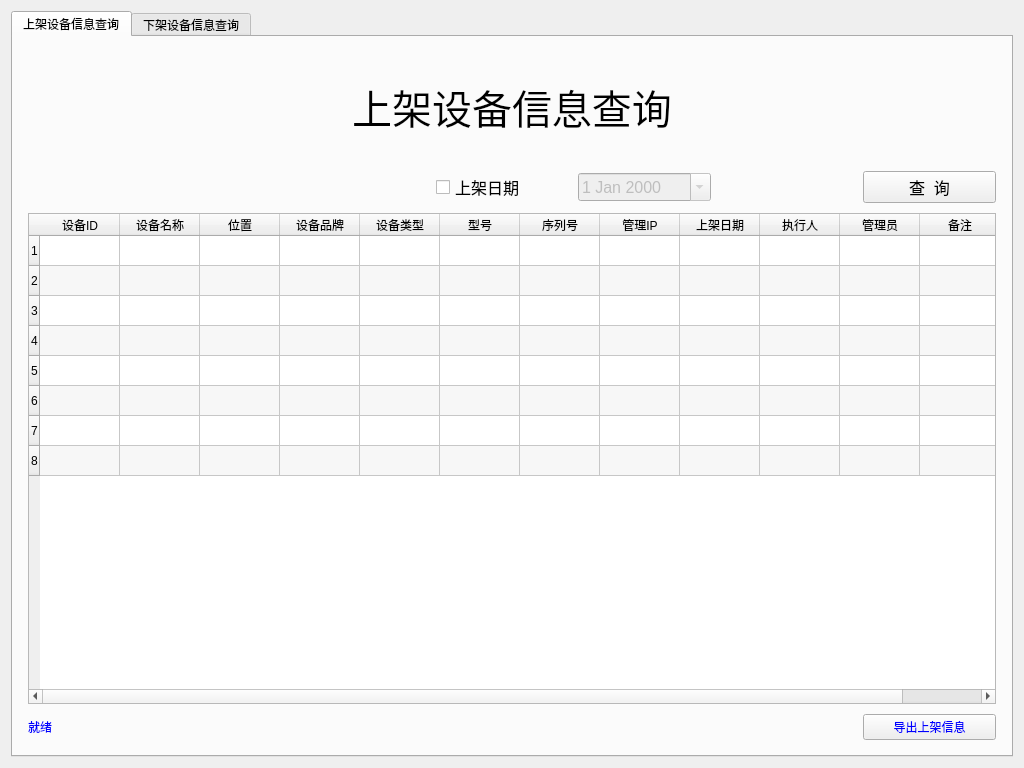
<?xml version="1.0" encoding="UTF-8"?>
<ui version="4.0">
 <class>shelf_display</class>
 <widget class="QWidget" name="shelf_display">
  <property name="geometry">
   <rect>
    <x>0</x>
    <y>0</y>
    <width>1024</width>
    <height>768</height>
   </rect>
  </property>
  <property name="windowTitle">
   <string>上下架设备信息查询</string>
  </property>
  <layout class="QHBoxLayout" name="horizontalLayout_3">
   <item>
    <widget class="QTabWidget" name="tabWidget">
     <property name="autoFillBackground">
      <bool>true</bool>
     </property>
     <property name="styleSheet">
      <string notr="true"/>
     </property>
     <property name="currentIndex">
      <number>0</number>
     </property>
     <widget class="QWidget" name="tab_up">
      <attribute name="title">
       <string>上架设备信息查询</string>
      </attribute>
      <layout class="QHBoxLayout" name="horizontalLayout">
       <item>
        <layout class="QGridLayout" name="gridLayout" rowstretch="2,1,9,0" columnstretch="3,1,1,1,1">
         <property name="leftMargin">
          <number>6</number>
         </property>
         <property name="topMargin">
          <number>6</number>
         </property>
         <property name="rightMargin">
          <number>6</number>
         </property>
         <property name="bottomMargin">
          <number>6</number>
         </property>
         <property name="spacing">
          <number>10</number>
         </property>
         <item row="0" column="0" colspan="5">
          <widget class="QLabel" name="label">
           <property name="font">
            <font>
             <pointsize>30</pointsize>
            </font>
           </property>
           <property name="autoFillBackground">
            <bool>false</bool>
           </property>
           <property name="text">
            <string>上架设备信息查询</string>
           </property>
           <property name="alignment">
            <set>Qt::AlignCenter</set>
           </property>
          </widget>
         </item>
         <item row="1" column="4">
          <widget class="QPushButton" name="bt_up_select">
           <property name="font">
            <font>
             <pointsize>12</pointsize>
            </font>
           </property>
           <property name="text">
            <string>查  询</string>
           </property>
          </widget>
         </item>
         <item row="1" column="3">
          <spacer name="horizontalSpacer_2">
           <property name="orientation">
            <enum>Qt::Horizontal</enum>
           </property>
           <property name="sizeHint" stdset="0">
            <size>
             <width>40</width>
             <height>20</height>
            </size>
           </property>
          </spacer>
         </item>
         <item row="1" column="0">
          <spacer name="horizontalSpacer">
           <property name="orientation">
            <enum>Qt::Horizontal</enum>
           </property>
           <property name="sizeHint" stdset="0">
            <size>
             <width>40</width>
             <height>20</height>
            </size>
           </property>
          </spacer>
         </item>
         <item row="2" column="0" colspan="5">
          <widget class="QTableWidget" name="tb_up">
           <property name="autoFillBackground">
            <bool>false</bool>
           </property>
           <property name="editTriggers">
            <set>QAbstractItemView::NoEditTriggers</set>
           </property>
           <property name="alternatingRowColors">
            <bool>true</bool>
           </property>
           <property name="rowCount">
            <number>8</number>
           </property>
           <attribute name="horizontalHeaderDefaultSectionSize">
            <number>80</number>
           </attribute>
           <row/>
           <row/>
           <row/>
           <row/>
           <row/>
           <row/>
           <row/>
           <row/>
           <column>
            <property name="text">
             <string>设备ID</string>
            </property>
           </column>
           <column>
            <property name="text">
             <string>设备名称</string>
            </property>
           </column>
           <column>
            <property name="text">
             <string>位置</string>
            </property>
           </column>
           <column>
            <property name="text">
             <string>设备品牌</string>
            </property>
           </column>
           <column>
            <property name="text">
             <string>设备类型</string>
            </property>
           </column>
           <column>
            <property name="text">
             <string>型号</string>
            </property>
           </column>
           <column>
            <property name="text">
             <string>序列号</string>
            </property>
           </column>
           <column>
            <property name="text">
             <string>管理IP</string>
            </property>
           </column>
           <column>
            <property name="text">
             <string>上架日期</string>
            </property>
           </column>
           <column>
            <property name="text">
             <string>执行人</string>
            </property>
           </column>
           <column>
            <property name="text">
             <string>管理员</string>
            </property>
           </column>
           <column>
            <property name="text">
             <string>备注</string>
            </property>
           </column>
          </widget>
         </item>
         <item row="3" column="0" colspan="3">
          <widget class="QLabel" name="lb_state_up">
           <property name="styleSheet">
            <string notr="true">color:blue</string>
           </property>
           <property name="text">
            <string>就绪</string>
           </property>
          </widget>
         </item>
         <item row="1" column="2">
          <widget class="QDateEdit" name="up_date">
           <property name="enabled">
            <bool>false</bool>
           </property>
           <property name="font">
            <font>
             <pointsize>12</pointsize>
            </font>
           </property>
           <property name="wrapping">
            <bool>false</bool>
           </property>
           <property name="readOnly">
            <bool>true</bool>
           </property>
           <property name="calendarPopup">
            <bool>true</bool>
           </property>
          </widget>
         </item>
         <item row="1" column="1">
          <widget class="QCheckBox" name="ckb_up">
           <property name="font">
            <font>
             <pointsize>12</pointsize>
            </font>
           </property>
           <property name="text">
            <string>上架日期</string>
           </property>
          </widget>
         </item>
         <item row="3" column="4">
          <widget class="QPushButton" name="btn_export_up">
           <property name="toolTip">
            <string>导出excel</string>
           </property>
           <property name="styleSheet">
            <string notr="true">color:blue</string>
           </property>
           <property name="text">
            <string>导出上架信息</string>
           </property>
          </widget>
         </item>
        </layout>
       </item>
      </layout>
     </widget>
     <widget class="QWidget" name="tab_down">
      <attribute name="title">
       <string>下架设备信息查询</string>
      </attribute>
      <layout class="QHBoxLayout" name="horizontalLayout_2">
       <item>
        <layout class="QGridLayout" name="gridLayout_2" rowstretch="2,1,9,0" columnstretch="3,1,1,1,1">
         <property name="leftMargin">
          <number>6</number>
         </property>
         <property name="topMargin">
          <number>6</number>
         </property>
         <property name="rightMargin">
          <number>6</number>
         </property>
         <property name="bottomMargin">
          <number>6</number>
         </property>
         <property name="spacing">
          <number>10</number>
         </property>
         <item row="3" column="0" colspan="3">
          <widget class="QLabel" name="lb_state_down">
           <property name="styleSheet">
            <string notr="true">color:blue</string>
           </property>
           <property name="text">
            <string>就绪</string>
           </property>
          </widget>
         </item>
         <item row="0" column="0" colspan="5">
          <widget class="QLabel" name="label_3">
           <property name="font">
            <font>
             <pointsize>30</pointsize>
            </font>
           </property>
           <property name="text">
            <string>下架设备信息查询</string>
           </property>
           <property name="alignment">
            <set>Qt::AlignCenter</set>
           </property>
          </widget>
         </item>
         <item row="1" column="3">
          <spacer name="horizontalSpacer_4">
           <property name="orientation">
            <enum>Qt::Horizontal</enum>
           </property>
           <property name="sizeHint" stdset="0">
            <size>
             <width>40</width>
             <height>20</height>
            </size>
           </property>
          </spacer>
         </item>
         <item row="1" column="4">
          <widget class="QPushButton" name="bt_down_select">
           <property name="font">
            <font>
             <pointsize>12</pointsize>
            </font>
           </property>
           <property name="text">
            <string>查  询</string>
           </property>
          </widget>
         </item>
         <item row="1" column="0">
          <spacer name="horizontalSpacer_3">
           <property name="orientation">
            <enum>Qt::Horizontal</enum>
           </property>
           <property name="sizeHint" stdset="0">
            <size>
             <width>40</width>
             <height>20</height>
            </size>
           </property>
          </spacer>
         </item>
         <item row="1" column="2">
          <widget class="QDateEdit" name="down_date">
           <property name="enabled">
            <bool>false</bool>
           </property>
           <property name="font">
            <font>
             <pointsize>12</pointsize>
            </font>
           </property>
           <property name="wrapping">
            <bool>false</bool>
           </property>
           <property name="readOnly">
            <bool>true</bool>
           </property>
           <property name="calendarPopup">
            <bool>true</bool>
           </property>
          </widget>
         </item>
         <item row="2" column="0" colspan="5">
          <widget class="QTableWidget" name="tb_down">
           <property name="editTriggers">
            <set>QAbstractItemView::NoEditTriggers</set>
           </property>
           <property name="alternatingRowColors">
            <bool>true</bool>
           </property>
           <property name="rowCount">
            <number>8</number>
           </property>
           <attribute name="horizontalHeaderDefaultSectionSize">
            <number>80</number>
           </attribute>
           <row/>
           <row/>
           <row/>
           <row/>
           <row/>
           <row/>
           <row/>
           <row/>
           <column>
            <property name="text">
             <string>设备ID</string>
            </property>
           </column>
           <column>
            <property name="text">
             <string>设备名称</string>
            </property>
           </column>
           <column>
            <property name="text">
             <string>位置</string>
            </property>
           </column>
           <column>
            <property name="text">
             <string>设备品牌</string>
            </property>
           </column>
           <column>
            <property name="text">
             <string>设备类型</string>
            </property>
           </column>
           <column>
            <property name="text">
             <string>型号</string>
            </property>
           </column>
           <column>
            <property name="text">
             <string>序列号</string>
            </property>
           </column>
           <column>
            <property name="text">
             <string>管理IP</string>
            </property>
           </column>
           <column>
            <property name="text">
             <string>下架日期</string>
            </property>
           </column>
           <column>
            <property name="text">
             <string>执行人</string>
            </property>
           </column>
           <column>
            <property name="text">
             <string>管理员</string>
            </property>
           </column>
           <column>
            <property name="text">
             <string>备注</string>
            </property>
           </column>
          </widget>
         </item>
         <item row="1" column="1">
          <widget class="QCheckBox" name="ckb_down">
           <property name="font">
            <font>
             <pointsize>12</pointsize>
            </font>
           </property>
           <property name="text">
            <string>下架日期</string>
           </property>
          </widget>
         </item>
         <item row="3" column="4">
          <widget class="QPushButton" name="btn_export_down">
           <property name="toolTip">
            <string>导出excel</string>
           </property>
           <property name="styleSheet">
            <string notr="true">color:blue</string>
           </property>
           <property name="text">
            <string>导出下架信息</string>
           </property>
          </widget>
         </item>
        </layout>
       </item>
      </layout>
     </widget>
    </widget>
   </item>
  </layout>
 </widget>
 <resources/>
 <connections/>
</ui>
